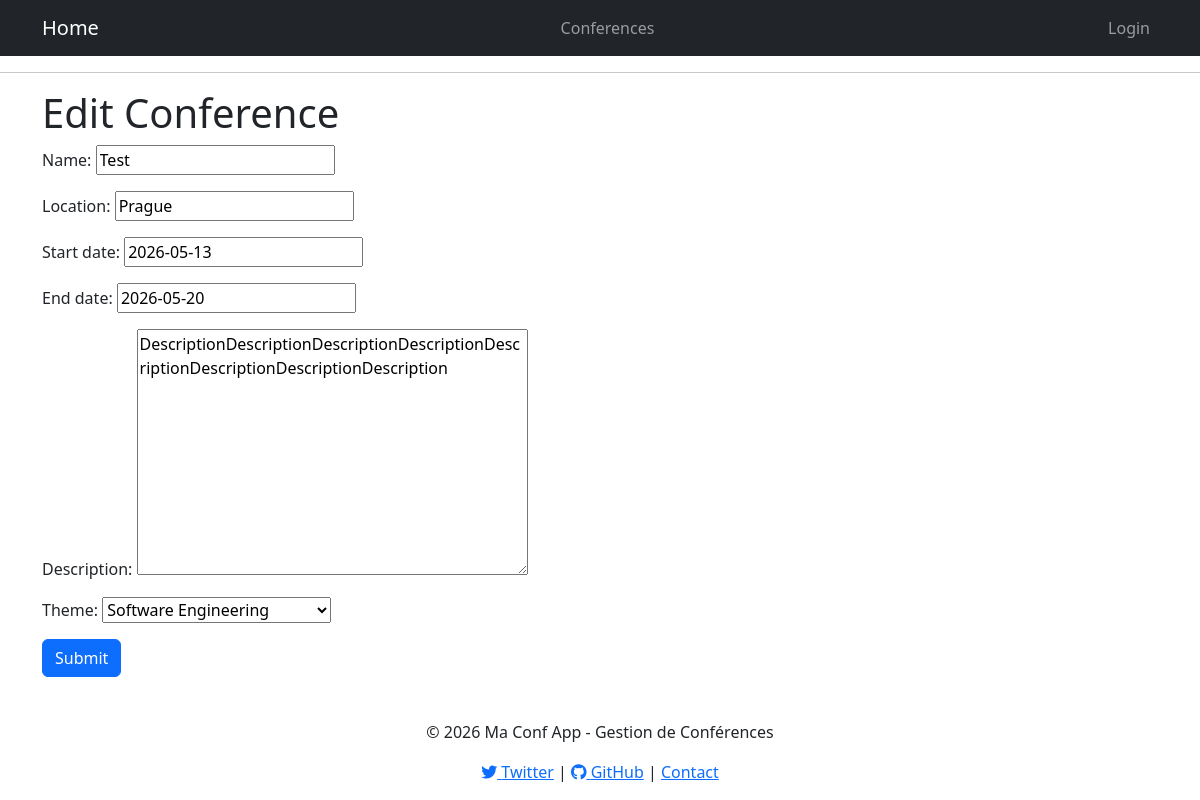
The page /conferences/update/4/ on the database its author committed.
### conferenceApp/models.py (models this page shows, shortened)
class Conference(models.Model):
    THEME_CHOICES = [
        ('AI', 'Artificial Intelligence'),
        ('SE', 'Software Engineering'),
        ('SSE', 'Social Sciences & Education'),
        ('INT', 'Interdisciplinenary Themes'),
    ]
    conference_id = models.AutoField(primary_key=True)
    name = models.CharField(max_length=200, validators=[
        RegexValidator(regex=r'^[a-zA-Z\s]+$',
                       message='Name must contain only letters and can include spaces')
    ])
    location = models.CharField(max_length=200)
    start_date = models.DateField()
    end_date = models.DateField()
    description = models.TextField(validators=[
        MinLengthValidator(30, 'Description must be at least 30 characters long'),
        MaxLengthValidator(300, 'Description must have at most 300 characters')
    ])
    theme = models.CharField(max_length=100, choices = THEME_CHOICES)
    created_at = models.DateTimeField(auto_now_add=True)
    updated_at = models.DateTimeField(auto_now=True)
    userSubmissions = models.ManyToManyField(User, through="Submission", related_name='submitted_conferences')
    organizingCommittees = models.ManyToManyField(User, through="OrganizingCommittee", related_name='organized_conferences')

### conferenceApp/views.py (the view)
# urls.py: path('update/<int:pk>/', ConferenceUpdateView.as_view(), name='conference_update'),
class ConferenceUpdateView(UpdateView):
    model = Conference
    fields = ["name", "location", "start_date", "end_date", "description", "theme"]
    template_name = "conferences/conference_form.html"
    success_url = reverse_lazy("conference_list")
    form = ConferenceFormModel

### templates/conferences/conference_form.html (shortened to what this page needs)
{% extends 'base.html' %}
{% block content %}
<h1>
    {% if form.instance.pk %}
    Edit Conference
    {% else %}
    Create a New Conference
    {% endif %}
</h1>
<form method="post">
    {{ form.as_p }}
    <button type="submit" class="btn btn-primary">
        Submit
    </button>
</form>
{% endblock %}

### rows shown on the page
Conference: name "Test", location "Prague", start_date "2026-05-13", end_date "2026-05-20", description "DescriptionDescriptionDescriptionDescriptionDescriptionDescriptionDescriptionDescription", theme "Software Engineering"
